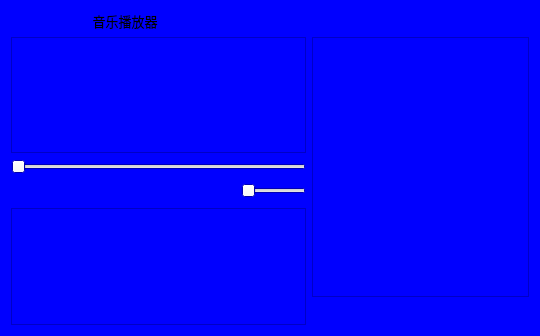
<?xml version="1.0" encoding="UTF-8"?>
<ui version="4.0">
 <class>Music</class>
 <widget class="QWidget" name="Music">
  <property name="geometry">
   <rect>
    <x>0</x>
    <y>0</y>
    <width>540</width>
    <height>336</height>
   </rect>
  </property>
  <property name="palette">
   <palette>
    <active>
     <colorrole role="Base">
      <brush brushstyle="SolidPattern">
       <color alpha="255">
        <red>255</red>
        <green>255</green>
        <blue>255</blue>
       </color>
      </brush>
     </colorrole>
     <colorrole role="Window">
      <brush brushstyle="SolidPattern">
       <color alpha="255">
        <red>0</red>
        <green>0</green>
        <blue>255</blue>
       </color>
      </brush>
     </colorrole>
    </active>
    <inactive>
     <colorrole role="Base">
      <brush brushstyle="SolidPattern">
       <color alpha="255">
        <red>255</red>
        <green>255</green>
        <blue>255</blue>
       </color>
      </brush>
     </colorrole>
     <colorrole role="Window">
      <brush brushstyle="SolidPattern">
       <color alpha="255">
        <red>0</red>
        <green>0</green>
        <blue>255</blue>
       </color>
      </brush>
     </colorrole>
    </inactive>
    <disabled>
     <colorrole role="Base">
      <brush brushstyle="SolidPattern">
       <color alpha="255">
        <red>0</red>
        <green>0</green>
        <blue>255</blue>
       </color>
      </brush>
     </colorrole>
     <colorrole role="Window">
      <brush brushstyle="SolidPattern">
       <color alpha="255">
        <red>0</red>
        <green>0</green>
        <blue>255</blue>
       </color>
      </brush>
     </colorrole>
    </disabled>
   </palette>
  </property>
  <property name="windowTitle">
   <string>音乐播放器</string>
  </property>
  <property name="windowIcon">
   <iconset>
    <normaloff>:/new/prefix1/chessBoard.png</normaloff>:/new/prefix1/chessBoard.png</iconset>
  </property>
  <property name="autoFillBackground">
   <bool>true</bool>
  </property>
  <layout class="QGridLayout" name="gridLayout">
   <item row="0" column="0">
    <widget class="QLabel" name="labelMap">
     <property name="maximumSize">
      <size>
       <width>25</width>
       <height>25</height>
      </size>
     </property>
     <property name="text">
      <string/>
     </property>
     <property name="pixmap">
      <pixmap resource="Image.qrc">:/new/prefix1/ly.png</pixmap>
     </property>
     <property name="scaledContents">
      <bool>true</bool>
     </property>
    </widget>
   </item>
   <item row="0" column="1" colspan="3">
    <widget class="QLabel" name="label">
     <property name="font">
      <font>
       <family>方正舒体</family>
       <pointsize>10</pointsize>
      </font>
     </property>
     <property name="text">
      <string>               音乐播放器</string>
     </property>
    </widget>
   </item>
   <item row="1" column="0" colspan="2">
    <widget class="QTextEdit" name="textEditShowMes">
     <property name="palette">
      <palette>
       <active>
        <colorrole role="Base">
         <brush brushstyle="NoBrush">
          <color alpha="255">
           <red>0</red>
           <green>0</green>
           <blue>0</blue>
          </color>
         </brush>
        </colorrole>
       </active>
       <inactive>
        <colorrole role="Base">
         <brush brushstyle="NoBrush">
          <color alpha="255">
           <red>0</red>
           <green>0</green>
           <blue>0</blue>
          </color>
         </brush>
        </colorrole>
       </inactive>
       <disabled>
        <colorrole role="Base">
         <brush brushstyle="NoBrush">
          <color alpha="255">
           <red>0</red>
           <green>0</green>
           <blue>0</blue>
          </color>
         </brush>
        </colorrole>
       </disabled>
      </palette>
     </property>
     <property name="styleSheet">
      <string notr="true">border-image: url(:/new/prefix1/source.PNG);</string>
     </property>
    </widget>
   </item>
   <item row="1" column="2" rowspan="4" colspan="2">
    <widget class="QListWidget" name="listWidget">
     <property name="minimumSize">
      <size>
       <width>0</width>
       <height>0</height>
      </size>
     </property>
     <property name="palette">
      <palette>
       <active>
        <colorrole role="Base">
         <brush brushstyle="NoBrush">
          <color alpha="255">
           <red>0</red>
           <green>0</green>
           <blue>0</blue>
          </color>
         </brush>
        </colorrole>
        <colorrole role="Window">
         <brush brushstyle="SolidPattern">
          <color alpha="255">
           <red>0</red>
           <green>0</green>
           <blue>255</blue>
          </color>
         </brush>
        </colorrole>
       </active>
       <inactive>
        <colorrole role="Base">
         <brush brushstyle="NoBrush">
          <color alpha="255">
           <red>0</red>
           <green>0</green>
           <blue>0</blue>
          </color>
         </brush>
        </colorrole>
        <colorrole role="Window">
         <brush brushstyle="SolidPattern">
          <color alpha="255">
           <red>0</red>
           <green>0</green>
           <blue>255</blue>
          </color>
         </brush>
        </colorrole>
       </inactive>
       <disabled>
        <colorrole role="Base">
         <brush brushstyle="NoBrush">
          <color alpha="255">
           <red>0</red>
           <green>0</green>
           <blue>0</blue>
          </color>
         </brush>
        </colorrole>
        <colorrole role="Window">
         <brush brushstyle="SolidPattern">
          <color alpha="255">
           <red>0</red>
           <green>0</green>
           <blue>255</blue>
          </color>
         </brush>
        </colorrole>
       </disabled>
      </palette>
     </property>
     <property name="autoFillBackground">
      <bool>false</bool>
     </property>
     <property name="styleSheet">
      <string notr="true">border-image: url(:/new/prefix1/get.PNG);</string>
     </property>
    </widget>
   </item>
   <item row="2" column="0" colspan="2">
    <widget class="QSlider" name="horizontalSlider">
     <property name="orientation">
      <enum>Qt::Horizontal</enum>
     </property>
    </widget>
   </item>
   <item row="3" column="0" colspan="2">
    <layout class="QHBoxLayout" name="horizontalLayout">
     <item>
      <widget class="QPushButton" name="pushButtonStart">
       <property name="toolTip">
        <string>开始</string>
       </property>
       <property name="text">
        <string/>
       </property>
       <property name="icon">
        <iconset resource="Image.qrc">
         <normaloff>:/new/prefix1/playy.png</normaloff>:/new/prefix1/playy.png</iconset>
       </property>
       <property name="iconSize">
        <size>
         <width>40</width>
         <height>40</height>
        </size>
       </property>
       <property name="flat">
        <bool>true</bool>
       </property>
      </widget>
     </item>
     <item>
      <widget class="QPushButton" name="pushButton_4">
       <property name="toolTip">
        <string>暂停</string>
       </property>
       <property name="text">
        <string/>
       </property>
       <property name="icon">
        <iconset resource="Image.qrc">
         <normaloff>:/new/prefix1/pausee.png</normaloff>:/new/prefix1/pausee.png</iconset>
       </property>
       <property name="iconSize">
        <size>
         <width>40</width>
         <height>40</height>
        </size>
       </property>
       <property name="flat">
        <bool>true</bool>
       </property>
      </widget>
     </item>
     <item>
      <widget class="QPushButton" name="pushButton_5">
       <property name="toolTip">
        <string>上一曲</string>
       </property>
       <property name="text">
        <string/>
       </property>
       <property name="icon">
        <iconset resource="Image.qrc">
         <normaloff>:/new/prefix1/back.png</normaloff>:/new/prefix1/back.png</iconset>
       </property>
       <property name="iconSize">
        <size>
         <width>40</width>
         <height>40</height>
        </size>
       </property>
       <property name="flat">
        <bool>true</bool>
       </property>
      </widget>
     </item>
     <item>
      <widget class="QPushButton" name="pushButton_7">
       <property name="toolTip">
        <string>下一曲</string>
       </property>
       <property name="text">
        <string/>
       </property>
       <property name="icon">
        <iconset resource="Image.qrc">
         <normaloff>:/new/prefix1/front.png</normaloff>:/new/prefix1/front.png</iconset>
       </property>
       <property name="iconSize">
        <size>
         <width>40</width>
         <height>40</height>
        </size>
       </property>
       <property name="flat">
        <bool>true</bool>
       </property>
      </widget>
     </item>
     <item>
      <widget class="QPushButton" name="pushButtonVolumn">
       <property name="toolTip">
        <string>声音</string>
       </property>
       <property name="text">
        <string/>
       </property>
       <property name="icon">
        <iconset resource="Image.qrc">
         <normaloff>:/new/prefix1/mute_1.png</normaloff>:/new/prefix1/mute_1.png</iconset>
       </property>
       <property name="iconSize">
        <size>
         <width>50</width>
         <height>50</height>
        </size>
       </property>
       <property name="flat">
        <bool>true</bool>
       </property>
      </widget>
     </item>
     <item>
      <widget class="QSlider" name="horizontalSliderVolumn">
       <property name="orientation">
        <enum>Qt::Horizontal</enum>
       </property>
      </widget>
     </item>
    </layout>
   </item>
   <item row="4" column="0" rowspan="2" colspan="2">
    <widget class="QTextEdit" name="textEditShowIrc">
     <property name="palette">
      <palette>
       <active>
        <colorrole role="Base">
         <brush brushstyle="NoBrush">
          <color alpha="255">
           <red>0</red>
           <green>0</green>
           <blue>0</blue>
          </color>
         </brush>
        </colorrole>
       </active>
       <inactive>
        <colorrole role="Base">
         <brush brushstyle="NoBrush">
          <color alpha="255">
           <red>0</red>
           <green>0</green>
           <blue>0</blue>
          </color>
         </brush>
        </colorrole>
       </inactive>
       <disabled>
        <colorrole role="Base">
         <brush brushstyle="NoBrush">
          <color alpha="255">
           <red>0</red>
           <green>0</green>
           <blue>0</blue>
          </color>
         </brush>
        </colorrole>
       </disabled>
      </palette>
     </property>
     <property name="styleSheet">
      <string notr="true">border-image: url(:/new/prefix1/source.PNG);</string>
     </property>
    </widget>
   </item>
   <item row="5" column="2">
    <widget class="QPushButton" name="pushButton">
     <property name="toolTip">
      <string>切换到视频</string>
     </property>
     <property name="text">
      <string/>
     </property>
     <property name="icon">
      <iconset resource="Image.qrc">
       <normaloff>:/new/prefix1/begin.png</normaloff>:/new/prefix1/begin.png</iconset>
     </property>
     <property name="iconSize">
      <size>
       <width>50</width>
       <height>50</height>
      </size>
     </property>
     <property name="flat">
      <bool>true</bool>
     </property>
    </widget>
   </item>
   <item row="5" column="3">
    <widget class="QPushButton" name="pushButton_2">
     <property name="toolTip">
      <string>退出</string>
     </property>
     <property name="text">
      <string/>
     </property>
     <property name="icon">
      <iconset resource="Image.qrc">
       <normaloff>:/new/prefix1/exit.png</normaloff>:/new/prefix1/exit.png</iconset>
     </property>
     <property name="iconSize">
      <size>
       <width>50</width>
       <height>50</height>
      </size>
     </property>
     <property name="flat">
      <bool>true</bool>
     </property>
    </widget>
   </item>
  </layout>
 </widget>
 <resources>
  <include location="Image.qrc"/>
 </resources>
 <connections/>
</ui>
